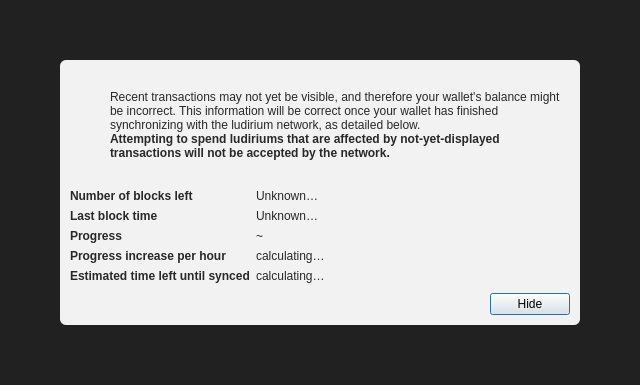
<?xml version="1.0" encoding="UTF-8"?>
<ui version="4.0">
 <class>ModalOverlay</class>
 <widget class="QWidget" name="ModalOverlay">
  <property name="geometry">
   <rect>
    <x>0</x>
    <y>0</y>
    <width>640</width>
    <height>385</height>
   </rect>
  </property>
  <property name="windowTitle">
   <string>Form</string>
  </property>
  <layout class="QVBoxLayout" name="verticalLayout" stretch="0">
   <property name="sizeConstraint">
    <enum>QLayout::SetDefaultConstraint</enum>
   </property>
   <property name="leftMargin">
    <number>0</number>
   </property>
   <property name="topMargin">
    <number>0</number>
   </property>
   <property name="rightMargin">
    <number>0</number>
   </property>
   <property name="bottomMargin">
    <number>0</number>
   </property>
   <item>
    <widget class="QWidget" name="bgWidget" native="true">
     <property name="styleSheet">
      <string notr="true">#bgWidget { background: rgba(0,0,0,220); }</string>
     </property>
     <layout class="QVBoxLayout" name="verticalLayoutMain" stretch="1">
      <property name="leftMargin">
       <number>60</number>
      </property>
      <property name="topMargin">
       <number>60</number>
      </property>
      <property name="rightMargin">
       <number>60</number>
      </property>
      <property name="bottomMargin">
       <number>60</number>
      </property>
      <item>
       <widget class="QWidget" name="contentWidget" native="true">
        <property name="styleSheet">
         <string notr="true">#contentWidget { background: rgba(255,255,255,240); border-radius: 6px; }

QLabel { color: rgb(40,40,40);  }</string>
        </property>
        <layout class="QVBoxLayout" name="verticalLayoutSub" stretch="1,0,0,0">
         <property name="spacing">
          <number>0</number>
         </property>
         <property name="leftMargin">
          <number>10</number>
         </property>
         <property name="topMargin">
          <number>10</number>
         </property>
         <property name="rightMargin">
          <number>10</number>
         </property>
         <property name="bottomMargin">
          <number>10</number>
         </property>
         <item>
          <layout class="QHBoxLayout" name="horizontalLayoutIconText" stretch="0,1">
           <property name="topMargin">
            <number>20</number>
           </property>
           <item>
            <layout class="QVBoxLayout" name="verticalLayoutIcon">
             <property name="leftMargin">
              <number>0</number>
             </property>
             <item>
              <widget class="QPushButton" name="warningIcon">
               <property name="enabled">
                <bool>false</bool>
               </property>
               <property name="text">
                <string/>
               </property>
               <property name="icon">
                <iconset>
                 <normaloff>:/icons/warning</normaloff>
                 <disabledoff>:/icons/warning</disabledoff>:/icons/warning</iconset>
               </property>
               <property name="iconSize">
                <size>
                 <width>48</width>
                 <height>48</height>
                </size>
               </property>
               <property name="flat">
                <bool>true</bool>
               </property>
              </widget>
             </item>
             <item>
              <spacer name="verticalSpacerWarningIcon">
               <property name="orientation">
                <enum>Qt::Vertical</enum>
               </property>
               <property name="sizeHint" stdset="0">
                <size>
                 <width>20</width>
                 <height>40</height>
                </size>
               </property>
              </spacer>
             </item>
            </layout>
           </item>
           <item>
            <layout class="QVBoxLayout" name="verticalLayoutInfoText">
             <property name="leftMargin">
              <number>0</number>
             </property>
             <property name="topMargin">
              <number>0</number>
             </property>
             <item>
              <widget class="QLabel" name="infoText">
               <property name="text">
                <string>Recent transactions may not yet be visible, and therefore your wallet's balance might be incorrect. This information will be correct once your wallet has finished synchronizing with the ludirium network, as detailed below.</string>
               </property>
               <property name="textFormat">
                <enum>Qt::RichText</enum>
               </property>
               <property name="wordWrap">
                <bool>true</bool>
               </property>
              </widget>
             </item>
             <item>
              <widget class="QLabel" name="infoTextStrong">
               <property name="font">
                <font>
                 <weight>75</weight>
                 <bold>true</bold>
                </font>
               </property>
               <property name="text">
                <string>Attempting to spend ludiriums that are affected by not-yet-displayed transactions will not be accepted by the network.</string>
               </property>
               <property name="textFormat">
                <enum>Qt::RichText</enum>
               </property>
               <property name="wordWrap">
                <bool>true</bool>
               </property>
              </widget>
             </item>
             <item>
              <spacer name="verticalSpacerInTextSpace">
               <property name="orientation">
                <enum>Qt::Vertical</enum>
               </property>
               <property name="sizeHint" stdset="0">
                <size>
                 <width>20</width>
                 <height>40</height>
                </size>
               </property>
              </spacer>
             </item>
            </layout>
           </item>
          </layout>
         </item>
         <item>
          <spacer name="verticalSpacerAfterText">
           <property name="orientation">
            <enum>Qt::Vertical</enum>
           </property>
           <property name="sizeHint" stdset="0">
            <size>
             <width>20</width>
             <height>40</height>
            </size>
           </property>
          </spacer>
         </item>
         <item>
          <layout class="QFormLayout" name="formLayout">
           <property name="fieldGrowthPolicy">
            <enum>QFormLayout::FieldsStayAtSizeHint</enum>
           </property>
           <property name="horizontalSpacing">
            <number>6</number>
           </property>
           <property name="verticalSpacing">
            <number>6</number>
           </property>
           <property name="topMargin">
            <number>10</number>
           </property>
           <item row="0" column="0">
            <widget class="QLabel" name="labelNumberOfBlocksLeft">
             <property name="font">
              <font>
               <weight>75</weight>
               <bold>true</bold>
              </font>
             </property>
             <property name="text">
              <string>Number of blocks left</string>
             </property>
            </widget>
           </item>
           <item row="0" column="1">
            <widget class="QLabel" name="numberOfBlocksLeft">
             <property name="text">
              <string>Unknown…</string>
             </property>
            </widget>
           </item>
           <item row="1" column="0">
            <widget class="QLabel" name="labelLastBlockTime">
             <property name="font">
              <font>
               <weight>75</weight>
               <bold>true</bold>
              </font>
             </property>
             <property name="text">
              <string>Last block time</string>
             </property>
            </widget>
           </item>
           <item row="1" column="1">
            <widget class="QLabel" name="newestBlockDate">
             <property name="sizePolicy">
              <sizepolicy hsizetype="Maximum" vsizetype="Preferred">
               <horstretch>0</horstretch>
               <verstretch>0</verstretch>
              </sizepolicy>
             </property>
             <property name="text">
              <string>Unknown…</string>
             </property>
            </widget>
           </item>
           <item row="2" column="0">
            <widget class="QLabel" name="labelSyncDone">
             <property name="font">
              <font>
               <weight>75</weight>
               <bold>true</bold>
              </font>
             </property>
             <property name="text">
              <string>Progress</string>
             </property>
            </widget>
           </item>
           <item row="2" column="1">
            <layout class="QHBoxLayout" name="horizontalLayoutSync" stretch="0,1">
             <item>
              <widget class="QLabel" name="percentageProgress">
               <property name="text">
                <string notr="true">~</string>
               </property>
              </widget>
             </item>
            </layout>
           </item>
           <item row="4" column="0">
            <widget class="QLabel" name="labelProgressIncrease">
             <property name="font">
              <font>
               <weight>75</weight>
               <bold>true</bold>
              </font>
             </property>
             <property name="text">
              <string>Progress increase per hour</string>
             </property>
            </widget>
           </item>
           <item row="4" column="1">
            <widget class="QLabel" name="progressIncreasePerH">
             <property name="text">
              <string>calculating…</string>
             </property>
            </widget>
           </item>
           <item row="5" column="0">
            <widget class="QLabel" name="labelEstimatedTimeLeft">
             <property name="font">
              <font>
               <weight>75</weight>
               <bold>true</bold>
              </font>
             </property>
             <property name="text">
              <string>Estimated time left until synced</string>
             </property>
            </widget>
           </item>
           <item row="5" column="1">
            <widget class="QLabel" name="expectedTimeLeft">
             <property name="text">
              <string>calculating…</string>
             </property>
            </widget>
           </item>
          </layout>
         </item>
         <item>
          <layout class="QHBoxLayout" name="horizontalLayoutButtons">
           <property name="leftMargin">
            <number>10</number>
           </property>
           <property name="topMargin">
            <number>10</number>
           </property>
           <item>
            <spacer name="horizontalSpacer">
             <property name="orientation">
              <enum>Qt::Horizontal</enum>
             </property>
             <property name="sizeHint" stdset="0">
              <size>
               <width>40</width>
               <height>20</height>
              </size>
             </property>
            </spacer>
           </item>
           <item>
            <widget class="QPushButton" name="closeButton">
             <property name="text">
              <string>Hide</string>
             </property>
             <property name="shortcut">
              <string>Esc</string>
             </property>
             <property name="focusPolicy">
              <enum>Qt::StrongFocus</enum>
             </property>
             <property name="default">
              <bool>true</bool>
             </property>
            </widget>
           </item>
          </layout>
         </item>
        </layout>
       </widget>
      </item>
     </layout>
    </widget>
   </item>
  </layout>
 </widget>
 <resources/>
 <connections/>
</ui>
